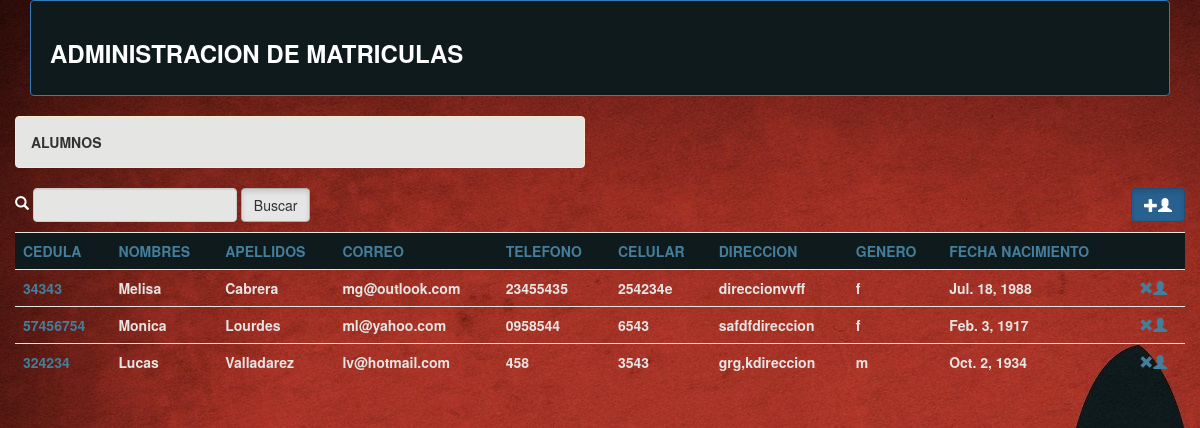
Screenshot of /administrar/alumnos?o=apellidos with the database file from the repository.
### gestion/models.py (models this page shows, shortened)
class Alumno(models.Model):
	lGenero=(
		('f','femenino'),
		('m','masculino'),
	)
	eliminado=models.BooleanField(default=False)
	nombres=models.CharField(max_length=30)
	apellidos=models.CharField(max_length=30)
	cedula=models.CharField(max_length=10, unique=True)
	correo=models.EmailField(max_length=30, blank=True, null=True)
	telefono=models.CharField(max_length=15, blank=True, null=True)
	celular=models.CharField(max_length=15, blank=True, null=True)
	direccion=models.TextField(max_length=100, default="direccion")
	sexo=models.CharField(max_length=10,choices=lGenero)
	fechaNacimiento=models.DateField(blank=True, null=True)

### gestion/views.py (the view)
def alumnos(request):
	obA=Alumno.objects.all()
	if request.GET.get('o'):
		obA=Alumno.objects.order_by(request.GET['o'])
	context={
		'alumnos':obA,
		't':'Alumnos',
	}
	return render(request,'alumnos.html',context)

### templates/alumnos.html
{% extends 'master.html'%}
	{% block contenido%}
	<div class='container-fluid'>
		<div class="row">
			<div class="col-xs-6">
				<div class="alert alert-warning"><strong>{{t | upper}}</strong></div>
			</div>
		</div>
		<div class="row">
			<div class="col-xs-6 col-md-4">
				<form ng-submit="buscar()" class="form-inline">
					<span class="glyphicon glyphicon-search" aria-hidden="true"></span>
		          	<input type="text" name="nombres" ng-model="nombreEntrada" class="form-control">
		          	<input type="submit" value="Buscar" class="btn btn-default active">
		        </form>
			</div>
			<div class="col-xs-6 col-md-4">
			</div>
			<div class="col-xs-6 col-md-4">
				<p class="text-right"><a href="crearAlumno" class="btn btn-primary active"><span class="glyphicon glyphicon-plus" aria-hidden="true"></span><span class="glyphicon glyphicon-user" aria-hidden="true"></span></a></p>
			</div>
			<div class="col-xs-12">
				<table class="table">
					<tr  class="info">
						<td><a href="alumnos?o=cedula">CEDULA</a></td>
						<td><a href="alumnos?o=nombres">NOMBRES</a></td>
						<td><a href="alumnos?o=apellidos">APELLIDOS</a></td>
						<td><a href="alumnos?o=correo">CORREO</a></td>
						<td><a href="alumnos?o=telefono">TELEFONO</a></td>
						<td><a href="alumnos?o=celular">CELULAR</a></td>
						<td><a href="alumnos?o=direccion">DIRECCION</a></td>
						<td><a href="alumnos?o=sexo">GENERO</a></td>
						<td><a href="alumnos?o=fechaNacimiento">FECHA NACIMIENTO</a></td>
						<td></td>
					</tr>
				{% for d in alumnos%}
					<tr>
						<td><a href="modificarAlumno?ced={{d.cedula}}" >{{d.cedula}}</a></td>
						<td>{{d.nombres}}</td>
						<td>{{d.apellidos}}</td>
						<td>{{d.correo}}</td>
						<td>{{d.telefono}}</td>
						<td>{{d.celular}}</td>
						<td>{{d.direccion}}</td>
						<td>{{d.sexo}}</td>
						<td>{{d.fechaNacimiento}}</td>
						<td><a href="eliminarAlumno?ced={{d.cedula}}" onclick="if(!confirm('¿Esta seguro de eliminar el alumno?'))return false"><span class="glyphicon glyphicon-remove" aria-hidden="true"></span><span class="glyphicon glyphicon-user" aria-hidden="true"></span></a></td>
					</tr>
				{% endfor%}
				</table>
			</div>
		</div>
	</div>
	{% endblock contenido%}

### static/css/estilos.css (style rules this page uses)
body { color: white; }
.alert-warning { color: #333333; background-color: rgb(229, 229, 228); }
a:link, a:visited { color: #447e9b; text-decoration: none; }
td { color: #e5e5e4; font-weight: 600; }
.form-control { color: #1F618D; background-color: #e5e5e4; font-weight: 600; }
.table>tbody>tr>td, .table>tbody>tr>th, .table>tfoot>tr>td, .table>tfoot>tr>th, .table>thead>tr>td, .table>thead>tr>th { border-top: 1px solid #e5e5e4; }
.table>tbody>tr.info>td, .table>tbody>tr.info>th, .table>tbody>tr>td.info, .table>tbody>tr>th.info, .table>tfoot>tr.info>td, .table>tfoot>tr.info>th, .table>tfoot>tr>td.info, .table>tfoot>tr>th.info, .table>thead>tr.info>td, .table>thead>tr.info>th, .table>thead>tr>td.info, .table>thead>tr>th.info { background-color: #0f1a1c; }

### rows the page displays
Alumno: cedula "34343", nombres "Melisa", apellidos "Cabrera", correo "mg@outlook.com", telefono "23455435", celular "254234e", direccion "direccionvvff", sexo "f", fechaNacimiento "Jul. 18, 1988"
Alumno: cedula "57456754", nombres "Monica", apellidos "Lourdes", correo "ml@yahoo.com", telefono "0958544", celular "6543", direccion "safdfdireccion", sexo "f", fechaNacimiento "Feb. 3, 1917"
Alumno: cedula "324234", nombres "Lucas", apellidos "Valladarez", correo "lv@hotmail.com", telefono "458", celular "3543", direccion "grg,kdireccion", sexo "m", fechaNacimiento "Oct. 2, 1934"

### other values shown
{{ t | upper }} "ALUMNOS"
